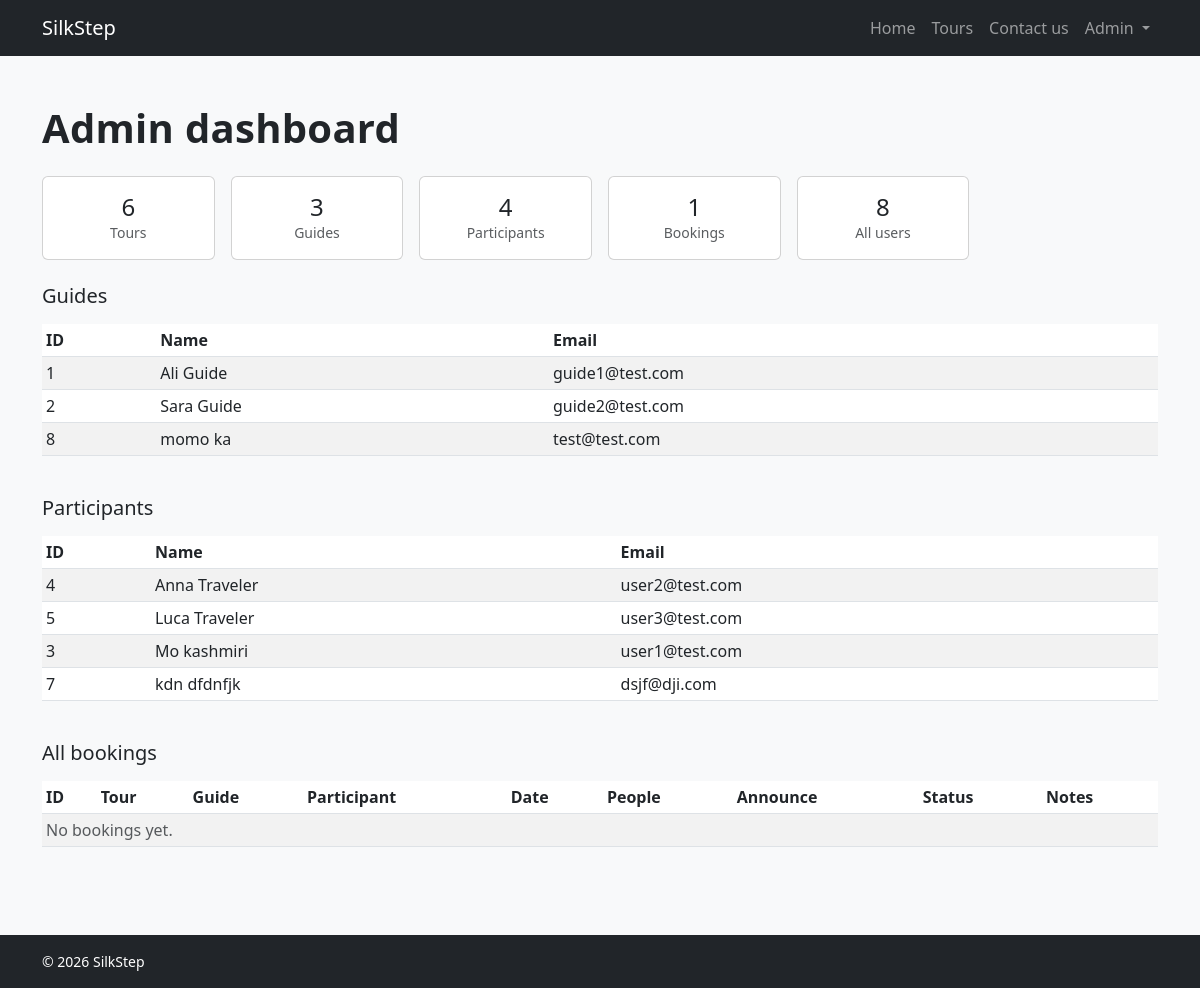
The app's page /admin (signed in) with its own data.
### tables this page shows
CREATE TABLE users (
    id INTEGER PRIMARY KEY AUTOINCREMENT,
    name TEXT NOT NULL,
    surname TEXT NOT NULL,
    email TEXT NOT NULL UNIQUE,
    password TEXT NOT NULL,
    role TEXT NOT NULL CHECK(role IN ('guide', 'participant', 'admin'))
);

### app.py (the view)
@app.route("/admin")
def admin_dashboard():
    if not current_user.is_authenticated or current_user.role != "admin":
        return redirect(url_for("home"))
    return render_template(
        "admin.html",
        stats={
            "tours_count": tours_dao.count_tours(),
            "users_count": users_dao.count_users(),
            "guides_count": users_dao.count_by_role("guide"),
            "participants_count": users_dao.count_by_role("participant"),
            "bookings_count": bookings_dao.count_bookings(),
        },
        guides=[dict(u) for u in users_dao.get_users_by_role("guide")],
        participants=[dict(u) for u in users_dao.get_users_by_role("participant")],
        bookings=[dict(b) for b in bookings_dao.get_all_bookings()],
    )

### app.py (called while the page is built)
@login_manager.user_loader
def load_user(user_id):
    row = users_dao.get_user_by_id(int(user_id))
    return User(row) if row else None

### bookings_dao.py (called while the page is built)
def get_all_bookings():
    conn = sqlite3.connect("silkstep.db")
    conn.row_factory = sqlite3.Row
    rows = conn.execute(
        """
        SELECT b.id, b.tour_id, b.tour_date, b.party_size, b.notes, b.status, b.created_at,
               b.announce_email, b.announce_phone,
               t.title AS tour_title,
               g.name AS guide_name, g.surname AS guide_surname, g.email AS guide_email,
               u.name AS participant_name, u.surname AS participant_surname, u.email AS participant_email
        FROM bookings b
        JOIN tours t ON t.id = b.tour_id
        JOIN users g ON g.id = t.guide_id
        JOIN users u ON u.id = b.participant_id
        ORDER BY b.id DESC
        """
    ).fetchall()
    conn.close()
    return rows

def count_bookings():
    conn = sqlite3.connect("silkstep.db")
    count = conn.execute("SELECT COUNT(*) FROM bookings").fetchone()[0]
    conn.close()
    return count

### tours_dao.py (called while the page is built)
def count_tours():
    conn = sqlite3.connect("silkstep.db")
    count = conn.execute("SELECT COUNT(*) FROM tours").fetchone()[0]
    conn.close()
    return count

### users_dao.py (called while the page is built)
def get_user_by_id(user_id):
    conn = sqlite3.connect("silkstep.db")
    conn.row_factory = sqlite3.Row
    row = conn.execute("SELECT * FROM users WHERE id = ?", (user_id,)).fetchone()
    conn.close()
    return row

def get_users_by_role(role):
    conn = sqlite3.connect("silkstep.db")
    conn.row_factory = sqlite3.Row
    rows = conn.execute(
        "SELECT id, name, surname, email, role FROM users WHERE role = ? ORDER BY name, surname",
        (role,),
    ).fetchall()
    conn.close()
    return rows

def count_users():
    conn = sqlite3.connect("silkstep.db")
    count = conn.execute("SELECT COUNT(*) FROM users").fetchone()[0]
    conn.close()
    return count

def count_by_role(role):
    conn = sqlite3.connect("silkstep.db")
    count = conn.execute("SELECT COUNT(*) FROM users WHERE role = ?", (role,)).fetchone()[0]
    conn.close()
    return count

### templates/admin.html (shortened to what this page needs)
{% extends "base.html" %}
{% block content %}
<section class="container py-5">
  <h1 class="mb-4">Admin dashboard</h1>
  <div class="row g-3 mb-4">
    <div class="col-md-2 col-6">
      <div class="card text-center">
        <div class="card-body py-3">
          <div class="h4 mb-0">{{ stats.tours_count }}</div>
          <div class="small text-muted">Tours</div>
        </div>
      </div>
    </div>
    <div class="col-md-2 col-6">
      <div class="card text-center">
        <div class="card-body py-3">
          <div class="h4 mb-0">{{ stats.guides_count }}</div>
          <div class="small text-muted">Guides</div>
        </div>
      </div>
    </div>
    <div class="col-md-2 col-6">
      <div class="card text-center">
        <div class="card-body py-3">
          <div class="h4 mb-0">{{ stats.participants_count }}</div>
          <div class="small text-muted">Participants</div>
        </div>
      </div>
    </div>
    <div class="col-md-2 col-6">
      <div class="card text-center">
        <div class="card-body py-3">
          <div class="h4 mb-0">{{ stats.bookings_count }}</div>
          <div class="small text-muted">Bookings</div>
        </div>
      </div>
    </div>
    <div class="col-md-2 col-6">
      <div class="card text-center">
        <div class="card-body py-3">
          <div class="h4 mb-0">{{ stats.users_count }}</div>
          <div class="small text-muted">All users</div>
        </div>
      </div>
    </div>
  </div>
  <h2 class="h5 mb-3">Guides</h2>
  <div class="table-responsive mb-4">
    <table class="table table-striped table-sm align-middle">
      <thead>
        <tr>
          <th>ID</th>
          <th>Name</th>
          <th>Email</th>
        </tr>
      </thead>
      <tbody>
        {% for g in guides %}
        <tr>
          <td>{{ g.id }}</td>
          <td>{{ g.name }} {{ g.surname }}</td>
          <td>{{ g.email }}</td>
        </tr>
        {% else %}
        <tr><td colspan="3" class="text-muted">No guides found.</td></tr>
        {% endfor %}
      </tbody>
    </table>
  </div>
  <h2 class="h5 mb-3">Participants</h2>
  <div class="table-responsive mb-4">
    <table class="table table-striped table-sm align-middle">
      <thead>
        <tr>
          <th>ID</th>
          <th>Name</th>
          <th>Email</th>
        </tr>
      </thead>
      <tbody>
        {% for p in participants %}
        <tr>
          <td>{{ p.id }}</td>
          <td>{{ p.name }} {{ p.surname }}</td>
          <td>{{ p.email }}</td>
        </tr>
        {% else %}
        <tr><td colspan="3" class="text-muted">No participants found.</td></tr>
        {% endfor %}
      </tbody>
    </table>
  </div>
  <h2 class="h5 mb-3">All bookings</h2>
  <div class="table-responsive">
    <table class="table table-striped table-sm align-middle">
      <thead>
        <tr>
          <th>ID</th>
          <th>Tour</th>
          <th>Guide</th>
          <th>Participant</th>
          <th>Date</th>
          <th>People</th>
          <th>Announce</th>
          <th>Status</th>
          <th>Notes</th>
        </tr>
      </thead>
      <tbody>
        {% for b in bookings %}
        <tr>
          <td>{{ b.id }}</td>
          <td>{{ b.tour_title }}</td>
          <td>{{ b.guide_name }} {{ b.guide_surname }}</td>
          <td>{{ b.participant_name }} {{ b.participant_surname }}<br><span class="text-muted small">{{ b.participant_email }}</span></td>
          <td>{{ b.tour_date }}</td>
          <td>{{ b.party_size }}</td>
          <td class="small">
            {% if b.announce_email %}{{ b.announce_email }}{% endif %}
            {% if b.announce_email and b.announce_phone %}<br>{% endif %}
            {% if b.announce_phone %}{{ b.announce_phone }}{% endif %}
            {% if not b.announce_email and not b.announce_phone %}—{% endif %}
          </td>
          <td>{{ b.status }}</td>
          <td>{{ b.notes or "—" }}</td>
        </tr>
        {% else %}
        <tr><td colspan="9" class="text-muted">No bookings yet.</td></tr>
        {% endfor %}
      </tbody>
    </table>
  </div>
</section>
{% endblock %}

### templates/base.html (shortened to what this page needs)
<!DOCTYPE html>
<html lang="en">
<head>
  <link href="https://cdn.jsdelivr.net/npm/bootstrap@5.3.0/dist/css/bootstrap.min.css" rel="stylesheet">
  <link rel="stylesheet" href="{{ url_for('static', filename='css/style.css') }}">
</head>
<body>
  <nav class="navbar navbar-expand-lg navbar-dark bg-dark">
    <div class="container">
      <a class="navbar-brand" href="{{ url_for('home') }}">SilkStep</a>
      <div class="collapse navbar-collapse" id="mainNav">
        <ul class="navbar-nav ms-auto align-items-lg-center">
          <li class="nav-item">
            <a class="nav-link" href="{{ url_for('home') }}">Home</a>
          </li>
          <li class="nav-item">
            <a class="nav-link" href="{{ url_for('tours') }}">Tours</a>
          </li>
          <li class="nav-item">
            <a class="nav-link" href="{{ url_for('contact') }}">Contact us</a>
          </li>
          {% if current_user.is_authenticated %}
          <li class="nav-item dropdown">
            <a class="nav-link dropdown-toggle" href="#" role="button"
               data-bs-toggle="dropdown" aria-expanded="false">
              {{ current_user.name }}
            </a>
          </li>
          {% else %}
          <li class="nav-item">
            <a class="nav-link" href="{{ url_for('login') }}">Login</a>
          </li>
          {% endif %}
        </ul>
      </div>
    </div>
  </nav>
  {% block content %}{% endblock %}
  <footer class="bg-dark text-white py-3 mt-4">
    <div class="container small">&copy; 2026 SilkStep</div>
  </footer>
</body>
</html>

### static/css/style.css (style rules this page uses)
body { background-color: #f8f9fa; color: #212529; }
h1 { font-weight: 700; letter-spacing: 0.3px; }

### records on screen
users: name "Admin"
users: id "1", name "Ali", surname "Guide", email "guide1@test.com"
users: id "2", name "Sara", surname "Guide", email "guide2@test.com"
users: id "8", name "momo", surname "ka", email "test@test.com"
users: id "4", name "Anna", surname "Traveler", email "user2@test.com"
users: id "5", name "Luca", surname "Traveler", email "user3@test.com"
users: id "3", name "Mo", surname "kashmiri", email "user1@test.com"
users: id "7", name "kdn", surname "dfdnfjk", email "dsjf@dji.com"

### other values on screen
{{ stats.tours_count }} "6"
{{ stats.guides_count }} "3"
{{ stats.participants_count }} "4"
{{ stats.bookings_count }} "1"
{{ stats.users_count }} "8"
